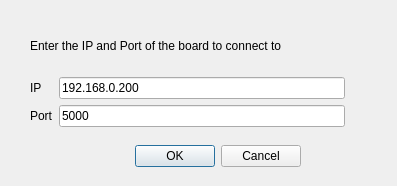
<?xml version="1.0" encoding="UTF-8"?>
<ui version="4.0">
 <class>Dialog</class>
 <widget class="QDialog" name="Dialog">
  <property name="geometry">
   <rect>
    <x>0</x>
    <y>0</y>
    <width>397</width>
    <height>186</height>
   </rect>
  </property>
  <property name="windowTitle">
   <string>Dialog</string>
  </property>
  <widget class="QDialogButtonBox" name="buttonBox">
   <property name="geometry">
    <rect>
     <x>-40</x>
     <y>140</y>
     <width>341</width>
     <height>32</height>
    </rect>
   </property>
   <property name="orientation">
    <enum>Qt::Horizontal</enum>
   </property>
   <property name="standardButtons">
    <set>QDialogButtonBox::Cancel|QDialogButtonBox::Ok</set>
   </property>
  </widget>
  <widget class="QWidget" name="">
   <property name="geometry">
    <rect>
     <x>30</x>
     <y>20</y>
     <width>315</width>
     <height>108</height>
    </rect>
   </property>
   <layout class="QVBoxLayout" name="verticalLayout">
    <item>
     <widget class="QLabel" name="label_3">
      <property name="text">
       <string>Enter the IP and Port of the board to connect to</string>
      </property>
     </widget>
    </item>
    <item>
     <layout class="QFormLayout" name="formLayout">
      <item row="0" column="0">
       <widget class="QLabel" name="label">
        <property name="text">
         <string>IP</string>
        </property>
       </widget>
      </item>
      <item row="0" column="1">
       <widget class="QLineEdit" name="ip_setting">
        <property name="text">
         <string>192.168.0.200</string>
        </property>
        <property name="placeholderText">
         <string>192.168.0.200</string>
        </property>
       </widget>
      </item>
      <item row="1" column="0">
       <widget class="QLabel" name="label_2">
        <property name="text">
         <string>Port</string>
        </property>
       </widget>
      </item>
      <item row="1" column="1">
       <widget class="QLineEdit" name="port_setting">
        <property name="text">
         <string>5000</string>
        </property>
        <property name="placeholderText">
         <string>5000</string>
        </property>
       </widget>
      </item>
     </layout>
    </item>
   </layout>
  </widget>
 </widget>
 <resources/>
 <connections>
  <connection>
   <sender>buttonBox</sender>
   <signal>accepted()</signal>
   <receiver>Dialog</receiver>
   <slot>accept()</slot>
   <hints>
    <hint type="sourcelabel">
     <x>248</x>
     <y>254</y>
    </hint>
    <hint type="destinationlabel">
     <x>157</x>
     <y>274</y>
    </hint>
   </hints>
  </connection>
  <connection>
   <sender>buttonBox</sender>
   <signal>rejected()</signal>
   <receiver>Dialog</receiver>
   <slot>reject()</slot>
   <hints>
    <hint type="sourcelabel">
     <x>316</x>
     <y>260</y>
    </hint>
    <hint type="destinationlabel">
     <x>286</x>
     <y>274</y>
    </hint>
   </hints>
  </connection>
 </connections>
</ui>
